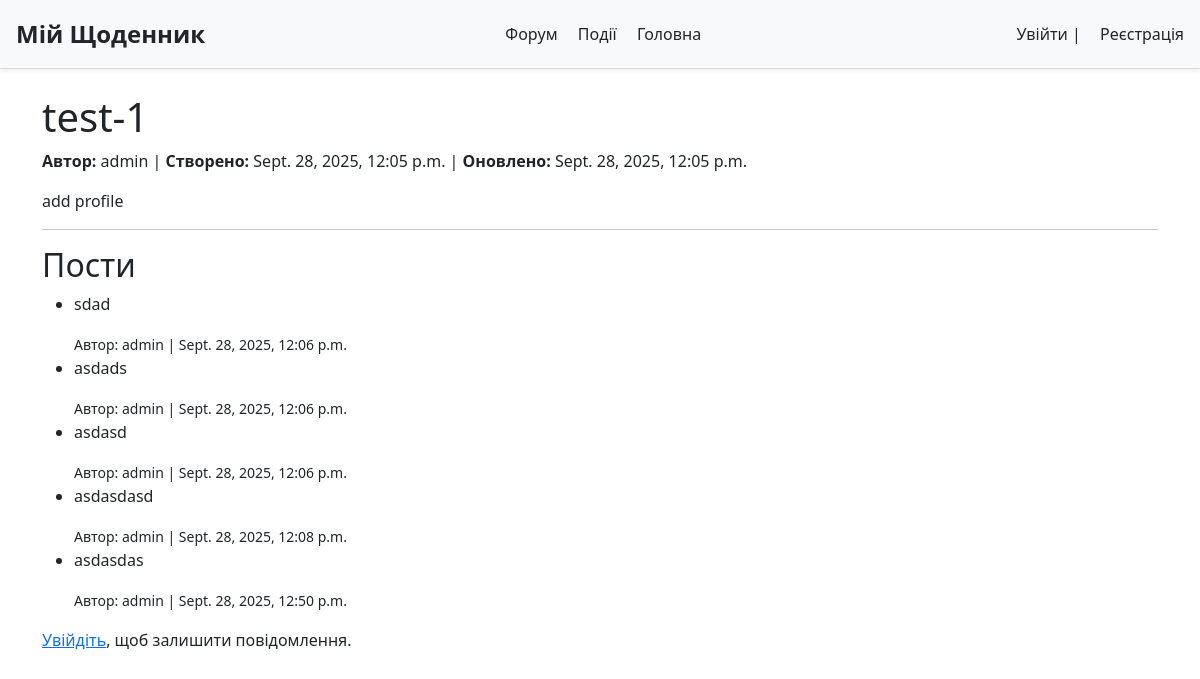
/forum/1/, run on the app's committed database.
### forum/models.py (models this page shows, shortened)
class ForumThread(models.Model):
    title = models.CharField(max_length=200)
    description = models.TextField()
    author = models.ForeignKey(
        settings.AUTH_USER_MODEL,
        on_delete=models.CASCADE,
        related_name="threads"
    )
    created_at = models.DateTimeField(auto_now_add=True)
    updated_at = models.DateTimeField(auto_now=True)

class ForumPost(models.Model):
    thread =  models.ForeignKey(
        ForumThread,
        on_delete=models.CASCADE,
        related_name="posts"
    )
    text = models.TextField()
    author = models.ForeignKey(
        settings.AUTH_USER_MODEL,
        on_delete=models.CASCADE,
        related_name="posts"
    )
    created_at = models.DateTimeField(auto_now_add=True)

### forum/views.py (the view, shortened to what this page needs)
# urls.py: path("<int:pk>/", views.ThreadDetailView.as_view(), name="thread_detail"),
class ThreadDetailView(DetailView):
    model = ForumThread
    template_name = "forum/thread_detail.html"
    context_object_name = "thread"
    def get_context_data(self, **kwargs):
        context = super().get_context_data(**kwargs)
        context["posts"] = self.object.posts.all().order_by("created_at")
        context["form"] = ForumPostForm()
        return context

### forum/templates/forum/thread_detail.html (shortened to what this page needs)
{% extends "electronic_diary/home.html" %}
{% block content %}
<h1>{{ thread.title }}</h1>
<p><b>Автор:</b> {{ thread.author.username }} |
   <b>Створено:</b> {{ thread.created_at }} |
   <b>Оновлено:</b> {{ thread.updated_at }}</p>
<div class="thread-description">
    <p>{{ thread.description }}</p>
</div>
<hr>
<h2>Пости</h2>
<ul>
    {% for post in posts %}
        <li>
            <p>{{ post.text }}</p>
            <small>Автор: {{ post.author.username }} | {{ post.created_at }}</small>
        </li>
    {% empty %}
        <li>Поки що немає постів у цій темі.</li>
    {% endfor %}
</ul>
{% if user.is_authenticated %}
    <h3>Додати відповідь</h3>
    <form method="post">
        {% csrf_token %}
        {{ form.as_p }}
        <button type="submit" class="btn">Надіслати</button>
    </form>
    <a href="/">Повернутись</a>
{% else %}
    <p><a href="{% url 'accounts:login' %}">Увійдіть</a>, щоб залишити повідомлення.</p>
{% endif %}
{% endblock %}

### data on the page
ForumThread: title "test-1", author.username "admin", created_at "Sept. 28, 2025, 12:05 p.m.", updated_at "Sept. 28, 2025, 12:05 p.m.", description "add profile"
ForumPost: text "sdad", author.username "admin", created_at "Sept. 28, 2025, 12:06 p.m."
ForumPost: text "asdads", author.username "admin", created_at "Sept. 28, 2025, 12:06 p.m."
ForumPost: text "asdasd", author.username "admin", created_at "Sept. 28, 2025, 12:06 p.m."
ForumPost: text "asdasdasd", author.username "admin", created_at "Sept. 28, 2025, 12:08 p.m."
ForumPost: text "asdasdas", author.username "admin", created_at "Sept. 28, 2025, 12:50 p.m."
